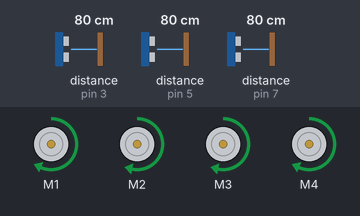
A sketch run on a simulated Arduino Uno, built with avr-gcc and run on an emulated ATmega328P. Shown: 4 × DC motor (green arrow = forward, orange = backward, longer = faster). Wiring (inferred from the names in the program): 3 × ultrasonic range finder: trigger pin 2, echo pin 3 / trigger pin 4, echo pin 5 / trigger pin 6, echo pin 7. Inputs (shaded band) come from the test bench; at power-on: distance to the obstacle (sensors on pin 3, pin 5, pin 7) 80 cm. The echo pulse lasts 58.3 µs per cm.

Above: at 2.2 s.
2.3 s: distance to the obstacle (sensor on pin 3) set to 4 cm
At 3.2 s:
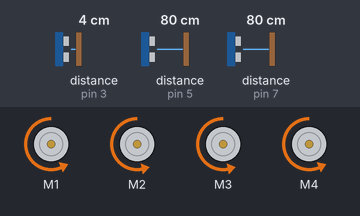
5.3 s: distance to the obstacle (sensor on pin 5) set to 8 cm
8.3 s: distance to the obstacle (sensor on pin 5) set to 5 cm
At 10.1 s:
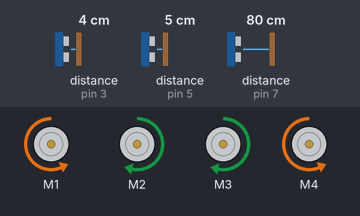
11.3 s: distance to the obstacle (sensor on pin 5) set to 2 cm
At 13.9 s:
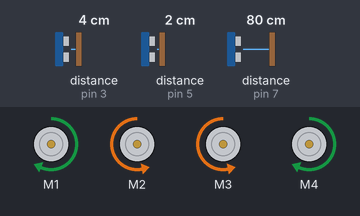
14.3 s: distance to the obstacle (sensor on pin 3) set to 8 cm
At 15.3 s:
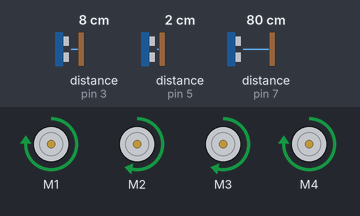
15.8 s: distance to the obstacle (sensor on pin 7) set to 120 cm
Timing chart, 0 to 19.8 s (numbered marks = the images above; inputs shaded):
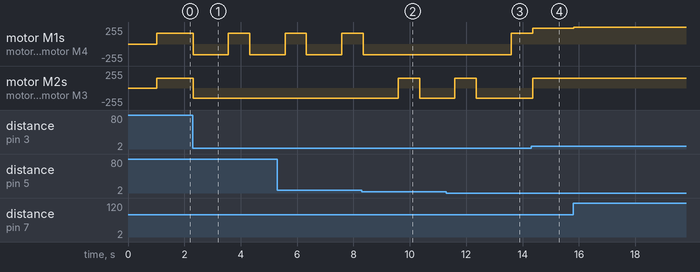

Measured:
- the behaviour switches between 7 and 6 cm on distance to the obstacle (sensor on pin 5) (found by bisection; images 1 and 2)
- the behaviour switches between 3 and 2 cm on distance to the obstacle (sensor on pin 5) (found by bisection; images 2 and 3)
- the behaviour switches between 6 and 7 cm on distance to the obstacle (sensor on pin 3) (found by bisection; images 3 and 4)
- after the input at 2.3 s, motor M1, motor M4: forward 163/255 → backward 163/255 at once, → forward 163/255 1.3 s later, → backward 163/255 0.76 s later; motor M2, motor M3: forward 150/255 → backward 150/255 at once
- after the input at 8.3 s, motor M1, motor M4: goes on until 8.3 s, then stays backward 163/255; motor M2, motor M3: backward 150/255 → forward 150/255 after 1.3 s, → backward 150/255 0.76 s later
- after the input at 11.3 s, motor M1, motor M4: backward 163/255 → forward 163/255 after 2.3 s; motor M2, motor M3: goes on until 12.4 s, then stays backward 150/255
- after the input at 14.3 s, motor M2, motor M3: backward 150/255 → forward 150/255 after 0.06 s

The sketch:

ObjectAvoidingRobot.ino
```cpp
/*
 * ObjectAvoidingRobot.ino
 *
 * DATE: 2-11-2018
 * AUTHOR: Calvin Kielas-Jensen
 * CONTRIBUTORS: Hussein, Hussein, Merrick
 * COURSE: ME 492 - Robotic Systems
 *
 * DESCRIPTION: Uses 3 ultrasonic range sensors to drive a robot around and avoid obstacles. The motor driver board
 *  being used is the Adafruit Motor Driver V2. The ultrasonic range sensors are the HC-SR04 sensors. Four motors
 *  are run simultaneously in tank mode to drive (using differential steering).
 *
 */

//#define DEBUG // Uncomment this for serial debugging
#define DRIVE // Uncomment this to drive the motors

#ifdef DEBUG
  #define dbPrint( x ) Serial.print( x )
  #define dbPrintln( x ) Serial.println( x )
#else
  #define dbPrint( x )
  #define dbPrintln( x )
#endif

#include <Wire.h>
#include <Adafruit_MotorShield.h>

#define CTRL_PER 25 // Period at which the control system is run [default is 40 Hz, or 25 ms] (ms)
#define DEFAULT_SPEED 150 // Default motor speed [0-255] (DN)
#define SPEED_OF_SOUND 346 // Speed of sound at room temperature (m/s)
#define PULSE_TO 11600 // Timeout for the pulseIn function [11600 times out at a USR distance of 2m] (us)
#define DIST_MAX 100 // Maximum distance the USR can measure, larger values will return a distance of zero (cm)
#define DIST_MIN 2 // Minimum distance the USR can measure, smaller values will return a distance of zero (cm)
#define DIST_THRESH 6 // Any measured distance smaller than this will cause the robot to backup and turn around (cm)
#define ROT_GAIN 1 // Rotational gain to multiply the difference of the measured distances to determine how aggresive the turn should be

// USR trigger and echo pins
#define TRIG1 2
#define ECHO1 3
#define TRIG2 4
#define ECHO2 5
#define TRIG3 6
#define ECHO3 7

// Since we don't have a feedback loop, we may need to tune the motor speeds to each other (offsets are in DN [0-255])
#define M1_OFFSET 13 // Back Left
#define M2_OFFSET 0 // Back Right
#define M3_OFFSET 0 // Front Right
#define M4_OFFSET 13 // Front Left

// Create the motor shield object with the default I2C address
Adafruit_MotorShield AFMS = Adafruit_MotorShield();

// Create 4 motor objects
Adafruit_DCMotor *motor1 = AFMS.getMotor(1);
Adafruit_DCMotor *motor2 = AFMS.getMotor(2);
Adafruit_DCMotor *motor3 = AFMS.getMotor(3);
Adafruit_DCMotor *motor4 = AFMS.getMotor(4);

// Enumerate the three USRs
enum USR {
  USR1,
  USR2,
  USR3
};

// Variables
#ifdef DEBUG
  uint8_t debugCount = 0;
#endif

float distL, distR, distF;
unsigned long curTime;
unsigned long lastTime = 0;
//uint8_t speedL, speedR;

void setup() {

  #ifdef DEBUG
    Serial.begin(9600);
    Serial.println("DEBUG ON");
    Serial.println("Dist L\tDist F\tDist R");
    Serial.println("---");
  #endif

  // Set the apropriate input and output pins
  pinMode(TRIG1, OUTPUT);
  pinMode(ECHO1, INPUT);
  pinMode(TRIG2, OUTPUT);
  pinMode(ECHO2, INPUT);
  pinMode(TRIG3, OUTPUT);
  pinMode(ECHO3, INPUT);

  // Create with the default frequency 1.6KHz
  AFMS.begin();

  // Set the speed to start, from 0 (off) to 255 (max speed)
  motor1->setSpeed(DEFAULT_SPEED);
  motor2->setSpeed(DEFAULT_SPEED);
  motor3->setSpeed(DEFAULT_SPEED);
  motor4->setSpeed(DEFAULT_SPEED);

  // Turn all four motors off
  motor1->run(RELEASE);
  motor2->run(RELEASE);
  motor3->run(RELEASE);
  motor4->run(RELEASE);

  // Delay for a second so that we can set the robot down if it was being programmed
  delay(1000);

}

void loop() {

  curTime = millis();

  // Run the control system at a known frequency
  if ( curTime - lastTime >= CTRL_PER ) {

    // Read USR distances
    distL = readUSR( USR1 );
    distF = readUSR( USR2 );
    distR = readUSR( USR3 );

    // Motor driving algorithm
    if ( distL >= DIST_MAX && distF >= DIST_MAX && distR >= DIST_MAX ) {

      dbPrintln("Normal");
      driveMotors( DEFAULT_SPEED, FORWARD, DEFAULT_SPEED, FORWARD );

    } else if ( distF < DIST_THRESH ){

      dbPrintln("Front");
      backUp();
      rotateL();

    } else if ( distL < DIST_THRESH ) {

       dbPrintln("Left");
       backUp();
       rotateR();

    } else if ( distR < DIST_THRESH ) {

      dbPrintln("Right");
      backUp();
      rotateL();

    } /*else {

      dbPrintln("Not Sure");
      driveMotors( DEFAULT_SPEED / 2, FORWARD, DEFAULT_SPEED / 2, FORWARD );

    }*/

    else {

      if ( distR < distL ) {
        driveMotors( DEFAULT_SPEED, FORWARD, DEFAULT_SPEED + ROT_GAIN*(distL-distR), FORWARD );
      } else if ( distR > distL ) {
        driveMotors( DEFAULT_SPEED + ROT_GAIN*(distR-distL), FORWARD, DEFAULT_SPEED, FORWARD );
      } else {
        driveMotors( DEFAULT_SPEED, FORWARD, DEFAULT_SPEED, FORWARD );
      }

    }

    // Update the time
    lastTime = curTime;

    #ifdef DEBUG
      if ( !(debugCount%100) ) {
        Serial.println("---");
        Serial.println("Dist L\tDist F\tDist R");
        Serial.println("---");
      }
      Serial.print(distL);
      Serial.print('\t');
      Serial.print(distF);
      Serial.print('\t');
      Serial.println(distR);
      debugCount++;
    #endif

  }

}

/*
 * readUSR
 *
 * Reads data from the USR sensors. According to the datasheet, the USRs should not be read
 * higher than a frequency of 40 Hz. Because of that, this function should not be called faster
 * than that (1/40 Hz = 25 ms).
 *
 * INPUTS:
 *  num - USR index number
 *
 * OUTPUTS:
 *  distance - Distance, in cm, to the object in front of the USR. According to the datasheet,
 *    it is constrained from 2 cm to 400 cm with a resolution of 0.3 cm.
 */
float readUSR( uint8_t num ) {

  float distance;
  unsigned long duration;
  int trigPin, echoPin;

  // Decide which USR we are reading
  switch (num) {
    case USR1:
      trigPin = TRIG1;
      echoPin = ECHO1;
      break;
    case USR2:
      trigPin = TRIG2;
      echoPin = ECHO2;
      break;
    case USR3:
      trigPin = TRIG3;
      echoPin = ECHO3;
      break;
    default:
      return 0;
      break;
  }

  // Clear the trigger pin
  digitalWrite(trigPin, LOW);
  delayMicroseconds(2);

  // Sets the trigPin on HIGH state for 10 micro seconds
  digitalWrite(trigPin, HIGH);
  delayMicroseconds(10);
  digitalWrite(trigPin, LOW);

  // Read the echoPin by returning the sound wave travel time in microseconds
  duration = pulseIn(echoPin, HIGH, PULSE_TO);

  // Calculate the distance in cm (divide by 2 for sound to reach object and come back)
  // 1us * (1s/1000000us) * 346m/s * 100cm/1m / 2 = 1us * 346m/s / 20,000
  distance = duration * SPEED_OF_SOUND / 20000.0;

  if ( distance > DIST_MAX ) distance = DIST_MAX;
  else if ( distance < DIST_MIN ) distance = 0;

  return (distance) ? distance : DIST_MAX;

}

/*
 * driveMotors
 *
 * Drives the motors using a tank setup. Assumes motors 1 and 4 are on the left side and motors
 * 2 and 3 are on the right side. DRIVE must be defined in order to drive the motors. If it is not,
 * the motors will not turn.
 *
 * INPUTS:
 *  speedL - Left side speed in DN. Can range from 0 to 255.
 *  dirL - Direction of the left wheels where 0 is backward and 1 is forward
 *  speedR - Same as speedL but for right side
 *  dirR - Same as dirL but for right side
 */
void driveMotors( uint8_t speedL, uint8_t dirL, uint8_t speedR, uint8_t dirR ) {

  #ifdef DRIVE

    // For the robot, motors 1 and 4 are on the left, motors 2 and 3 are on the right
    // Set left speed
    motor1->setSpeed(speedL+M1_OFFSET);
    motor4->setSpeed(speedL+M4_OFFSET);
    // Set right speed
    motor2->setSpeed(speedR+M2_OFFSET);
    motor3->setSpeed(speedR+M3_OFFSET);

    // Set direction
    // Left motors
    motor1->run(dirL);
    motor4->run(dirL);
    // Right motors
    motor2->run(dirR);
    motor3->run(dirR);

  #else

    motor1->run(RELEASE);
    motor2->run(RELEASE);
    motor3->run(RELEASE);
    motor4->run(RELEASE);

  #endif

  return;

}

void backUp() {
  driveMotors( DEFAULT_SPEED, BACKWARD, DEFAULT_SPEED, BACKWARD );
  delay(1250);
  return;
}

void rotateR() {
  driveMotors( DEFAULT_SPEED, FORWARD, DEFAULT_SPEED, BACKWARD );
  delay(750);
  return;
}

void rotateL() {
  driveMotors( DEFAULT_SPEED, BACKWARD, DEFAULT_SPEED, FORWARD );
  delay(750);
  return;
}
```
